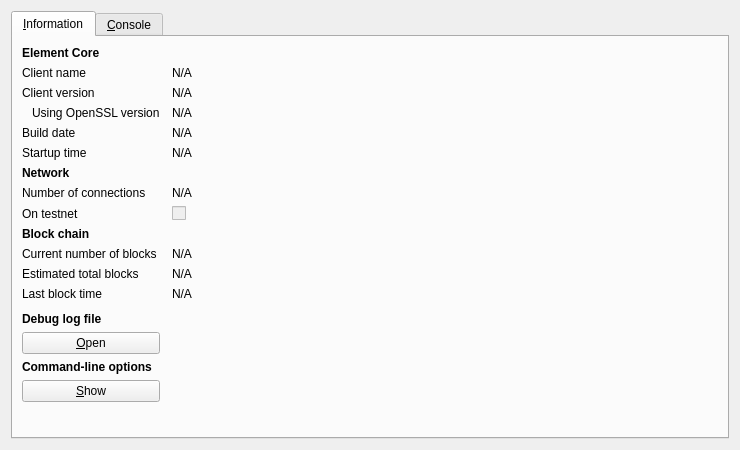
<?xml version="1.0" encoding="UTF-8"?>
<ui version="4.0">
 <class>RPCConsole</class>
 <widget class="QDialog" name="RPCConsole">
  <property name="geometry">
   <rect>
    <x>0</x>
    <y>0</y>
    <width>740</width>
    <height>450</height>
   </rect>
  </property>
  <property name="windowTitle">
   <string>Element - Debug window</string>
  </property>
  <layout class="QVBoxLayout" name="verticalLayout_2">
   <item>
    <widget class="QTabWidget" name="tabWidget">
     <property name="currentIndex">
      <number>0</number>
     </property>
     <widget class="QWidget" name="tab_info">
      <attribute name="title">
       <string>&amp;Information</string>
      </attribute>
      <layout class="QGridLayout" name="gridLayout" columnstretch="0,1">
       <property name="horizontalSpacing">
        <number>12</number>
       </property>
       <item row="0" column="0">
        <widget class="QLabel" name="label_9">
         <property name="font">
          <font>
           <weight>75</weight>
           <bold>true</bold>
          </font>
         </property>
         <property name="text">
          <string>Element Core</string>
         </property>
        </widget>
       </item>
       <item row="1" column="0">
        <widget class="QLabel" name="label_5">
         <property name="text">
          <string>Client name</string>
         </property>
        </widget>
       </item>
       <item row="1" column="1">
        <widget class="QLabel" name="clientName">
         <property name="cursor">
          <cursorShape>IBeamCursor</cursorShape>
         </property>
         <property name="text">
          <string>N/A</string>
         </property>
         <property name="textFormat">
          <enum>Qt::PlainText</enum>
         </property>
         <property name="textInteractionFlags">
          <set>Qt::LinksAccessibleByMouse|Qt::TextSelectableByKeyboard|Qt::TextSelectableByMouse</set>
         </property>
        </widget>
       </item>
       <item row="2" column="0">
        <widget class="QLabel" name="label_6">
         <property name="text">
          <string>Client version</string>
         </property>
        </widget>
       </item>
       <item row="2" column="1">
        <widget class="QLabel" name="clientVersion">
         <property name="cursor">
          <cursorShape>IBeamCursor</cursorShape>
         </property>
         <property name="text">
          <string>N/A</string>
         </property>
         <property name="textFormat">
          <enum>Qt::PlainText</enum>
         </property>
         <property name="textInteractionFlags">
          <set>Qt::LinksAccessibleByMouse|Qt::TextSelectableByKeyboard|Qt::TextSelectableByMouse</set>
         </property>
        </widget>
       </item>
       <item row="3" column="0">
        <widget class="QLabel" name="label_14">
         <property name="text">
          <string>Using OpenSSL version</string>
         </property>
         <property name="indent">
          <number>10</number>
         </property>
        </widget>
       </item>
       <item row="3" column="1">
        <widget class="QLabel" name="openSSLVersion">
         <property name="cursor">
          <cursorShape>IBeamCursor</cursorShape>
         </property>
         <property name="text">
          <string>N/A</string>
         </property>
         <property name="textFormat">
          <enum>Qt::PlainText</enum>
         </property>
         <property name="textInteractionFlags">
          <set>Qt::LinksAccessibleByMouse|Qt::TextSelectableByKeyboard|Qt::TextSelectableByMouse</set>
         </property>
        </widget>
       </item>
       <item row="4" column="0">
        <widget class="QLabel" name="label_12">
         <property name="text">
          <string>Build date</string>
         </property>
        </widget>
       </item>
       <item row="4" column="1">
        <widget class="QLabel" name="buildDate">
         <property name="cursor">
          <cursorShape>IBeamCursor</cursorShape>
         </property>
         <property name="text">
          <string>N/A</string>
         </property>
         <property name="textFormat">
          <enum>Qt::PlainText</enum>
         </property>
         <property name="textInteractionFlags">
          <set>Qt::LinksAccessibleByMouse|Qt::TextSelectableByKeyboard|Qt::TextSelectableByMouse</set>
         </property>
        </widget>
       </item>
       <item row="5" column="0">
        <widget class="QLabel" name="label_13">
         <property name="text">
          <string>Startup time</string>
         </property>
        </widget>
       </item>
       <item row="5" column="1">
        <widget class="QLabel" name="startupTime">
         <property name="cursor">
          <cursorShape>IBeamCursor</cursorShape>
         </property>
         <property name="text">
          <string>N/A</string>
         </property>
         <property name="textFormat">
          <enum>Qt::PlainText</enum>
         </property>
         <property name="textInteractionFlags">
          <set>Qt::LinksAccessibleByMouse|Qt::TextSelectableByKeyboard|Qt::TextSelectableByMouse</set>
         </property>
        </widget>
       </item>
       <item row="6" column="0">
        <widget class="QLabel" name="label_11">
         <property name="font">
          <font>
           <weight>75</weight>
           <bold>true</bold>
          </font>
         </property>
         <property name="text">
          <string>Network</string>
         </property>
        </widget>
       </item>
       <item row="7" column="0">
        <widget class="QLabel" name="label_7">
         <property name="text">
          <string>Number of connections</string>
         </property>
        </widget>
       </item>
       <item row="7" column="1">
        <widget class="QLabel" name="numberOfConnections">
         <property name="cursor">
          <cursorShape>IBeamCursor</cursorShape>
         </property>
         <property name="text">
          <string>N/A</string>
         </property>
         <property name="textFormat">
          <enum>Qt::PlainText</enum>
         </property>
         <property name="textInteractionFlags">
          <set>Qt::LinksAccessibleByMouse|Qt::TextSelectableByKeyboard|Qt::TextSelectableByMouse</set>
         </property>
        </widget>
       </item>
       <item row="8" column="0">
        <widget class="QLabel" name="label_8">
         <property name="text">
          <string>On testnet</string>
         </property>
        </widget>
       </item>
       <item row="8" column="1">
        <widget class="QCheckBox" name="isTestNet">
         <property name="enabled">
          <bool>false</bool>
         </property>
         <property name="text">
          <string/>
         </property>
        </widget>
       </item>
       <item row="9" column="0">
        <widget class="QLabel" name="label_10">
         <property name="font">
          <font>
           <weight>75</weight>
           <bold>true</bold>
          </font>
         </property>
         <property name="text">
          <string>Block chain</string>
         </property>
        </widget>
       </item>
       <item row="10" column="0">
        <widget class="QLabel" name="label_3">
         <property name="text">
          <string>Current number of blocks</string>
         </property>
        </widget>
       </item>
       <item row="10" column="1">
        <widget class="QLabel" name="numberOfBlocks">
         <property name="cursor">
          <cursorShape>IBeamCursor</cursorShape>
         </property>
         <property name="text">
          <string>N/A</string>
         </property>
         <property name="textFormat">
          <enum>Qt::PlainText</enum>
         </property>
         <property name="textInteractionFlags">
          <set>Qt::LinksAccessibleByMouse|Qt::TextSelectableByKeyboard|Qt::TextSelectableByMouse</set>
         </property>
        </widget>
       </item>
       <item row="11" column="0">
        <widget class="QLabel" name="label_4">
         <property name="text">
          <string>Estimated total blocks</string>
         </property>
        </widget>
       </item>
       <item row="11" column="1">
        <widget class="QLabel" name="totalBlocks">
         <property name="cursor">
          <cursorShape>IBeamCursor</cursorShape>
         </property>
         <property name="text">
          <string>N/A</string>
         </property>
         <property name="textFormat">
          <enum>Qt::PlainText</enum>
         </property>
         <property name="textInteractionFlags">
          <set>Qt::LinksAccessibleByMouse|Qt::TextSelectableByKeyboard|Qt::TextSelectableByMouse</set>
         </property>
        </widget>
       </item>
       <item row="12" column="0">
        <widget class="QLabel" name="label_2">
         <property name="text">
          <string>Last block time</string>
         </property>
        </widget>
       </item>
       <item row="12" column="1">
        <widget class="QLabel" name="lastBlockTime">
         <property name="cursor">
          <cursorShape>IBeamCursor</cursorShape>
         </property>
         <property name="text">
          <string>N/A</string>
         </property>
         <property name="textFormat">
          <enum>Qt::PlainText</enum>
         </property>
         <property name="textInteractionFlags">
          <set>Qt::LinksAccessibleByMouse|Qt::TextSelectableByKeyboard|Qt::TextSelectableByMouse</set>
         </property>
        </widget>
       </item>
       <item row="13" column="0">
        <spacer name="verticalSpacer_2">
         <property name="orientation">
          <enum>Qt::Vertical</enum>
         </property>
         <property name="sizeHint" stdset="0">
          <size>
           <width>20</width>
           <height>20</height>
          </size>
         </property>
        </spacer>
       </item>
       <item row="14" column="0">
        <widget class="QLabel" name="labelDebugLogfile">
         <property name="font">
          <font>
           <weight>75</weight>
           <bold>true</bold>
          </font>
         </property>
         <property name="text">
          <string>Debug log file</string>
         </property>
        </widget>
       </item>
       <item row="15" column="0">
        <widget class="QPushButton" name="openDebugLogfileButton">
         <property name="toolTip">
          <string>Open the Element debug log file from the current data directory. This can take a few seconds for large log files.</string>
         </property>
         <property name="text">
          <string>&amp;Open</string>
         </property>
         <property name="autoDefault">
          <bool>false</bool>
         </property>
        </widget>
       </item>
       <item row="16" column="0">
        <widget class="QLabel" name="labelCLOptions">
         <property name="font">
          <font>
           <weight>75</weight>
           <bold>true</bold>
          </font>
         </property>
         <property name="text">
          <string>Command-line options</string>
         </property>
        </widget>
       </item>
       <item row="17" column="0">
        <widget class="QPushButton" name="showCLOptionsButton">
         <property name="toolTip">
          <string>Show the Element-Qt help message to get a list with possible Element command-line options.</string>
         </property>
         <property name="text">
          <string>&amp;Show</string>
         </property>
         <property name="autoDefault">
          <bool>false</bool>
         </property>
        </widget>
       </item>
       <item row="18" column="0">
        <spacer name="verticalSpacer">
         <property name="orientation">
          <enum>Qt::Vertical</enum>
         </property>
         <property name="sizeHint" stdset="0">
          <size>
           <width>20</width>
           <height>40</height>
          </size>
         </property>
        </spacer>
       </item>
      </layout>
     </widget>
     <widget class="QWidget" name="tab_console">
      <attribute name="title">
       <string>&amp;Console</string>
      </attribute>
      <layout class="QVBoxLayout" name="verticalLayout_3">
       <property name="spacing">
        <number>3</number>
       </property>
       <item>
        <widget class="QTextEdit" name="messagesWidget">
         <property name="minimumSize">
          <size>
           <width>0</width>
           <height>100</height>
          </size>
         </property>
         <property name="readOnly">
          <bool>true</bool>
         </property>
         <property name="tabKeyNavigation" stdset="0">
          <bool>false</bool>
         </property>
         <property name="columnCount" stdset="0">
          <number>2</number>
         </property>
        </widget>
       </item>
       <item>
        <layout class="QHBoxLayout" name="horizontalLayout">
         <property name="spacing">
          <number>3</number>
         </property>
         <item>
          <widget class="QLabel" name="label">
           <property name="text">
            <string notr="true">&gt;</string>
           </property>
          </widget>
         </item>
         <item>
          <widget class="QLineEdit" name="lineEdit"/>
         </item>
         <item>
          <widget class="QPushButton" name="clearButton">
           <property name="maximumSize">
            <size>
             <width>24</width>
             <height>24</height>
            </size>
           </property>
           <property name="toolTip">
            <string>Clear console</string>
           </property>
           <property name="text">
            <string/>
           </property>
           <property name="icon">
            <iconset resource="../bitcoin.qrc">
             <normaloff>:/icons/remove</normaloff>:/icons/remove</iconset>
           </property>
           <property name="shortcut">
            <string notr="true">Ctrl+L</string>
           </property>
           <property name="autoDefault">
            <bool>false</bool>
           </property>
          </widget>
         </item>
        </layout>
       </item>
      </layout>
     </widget>
    </widget>
   </item>
  </layout>
 </widget>
 <resources>
  <include location="../bitcoin.qrc"/>
 </resources>
 <connections/>
</ui>
